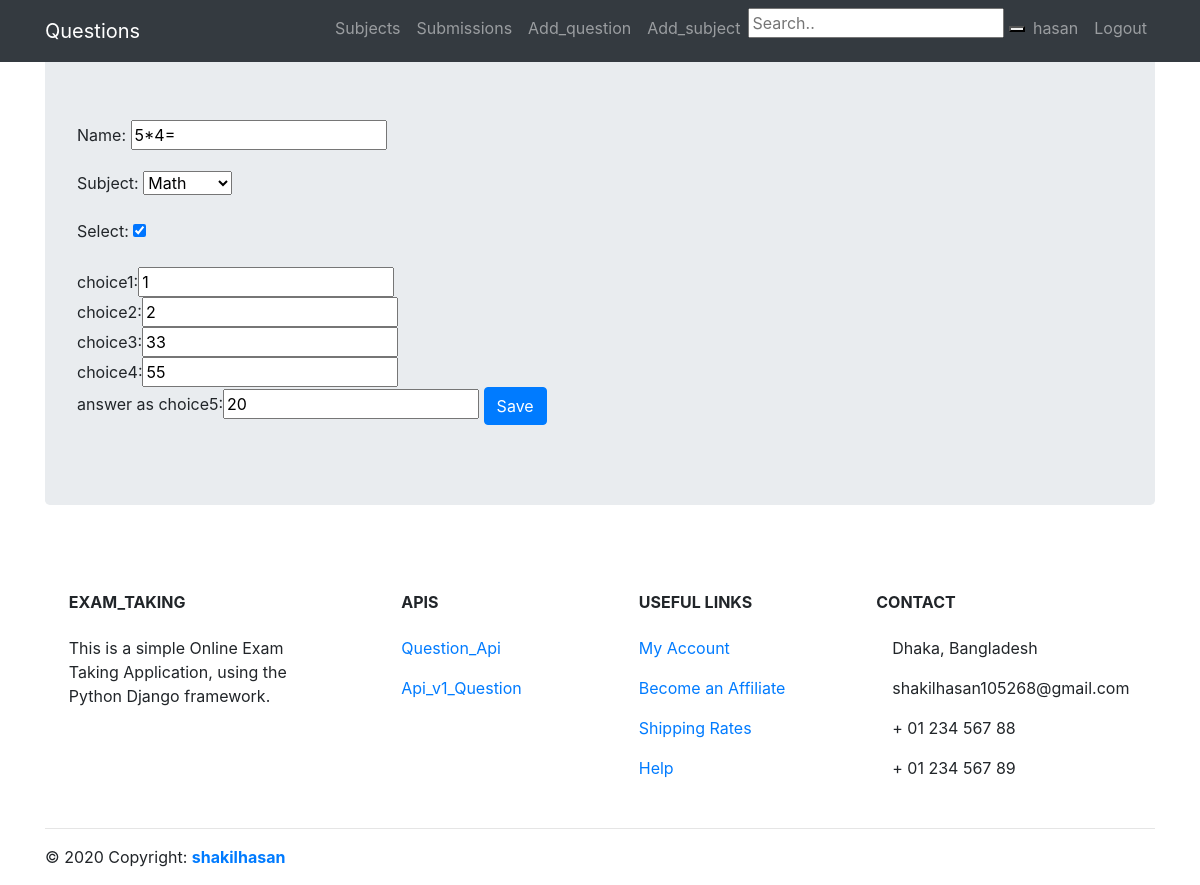
Page /question_edit/8/ (signed in) on the earlier database version.
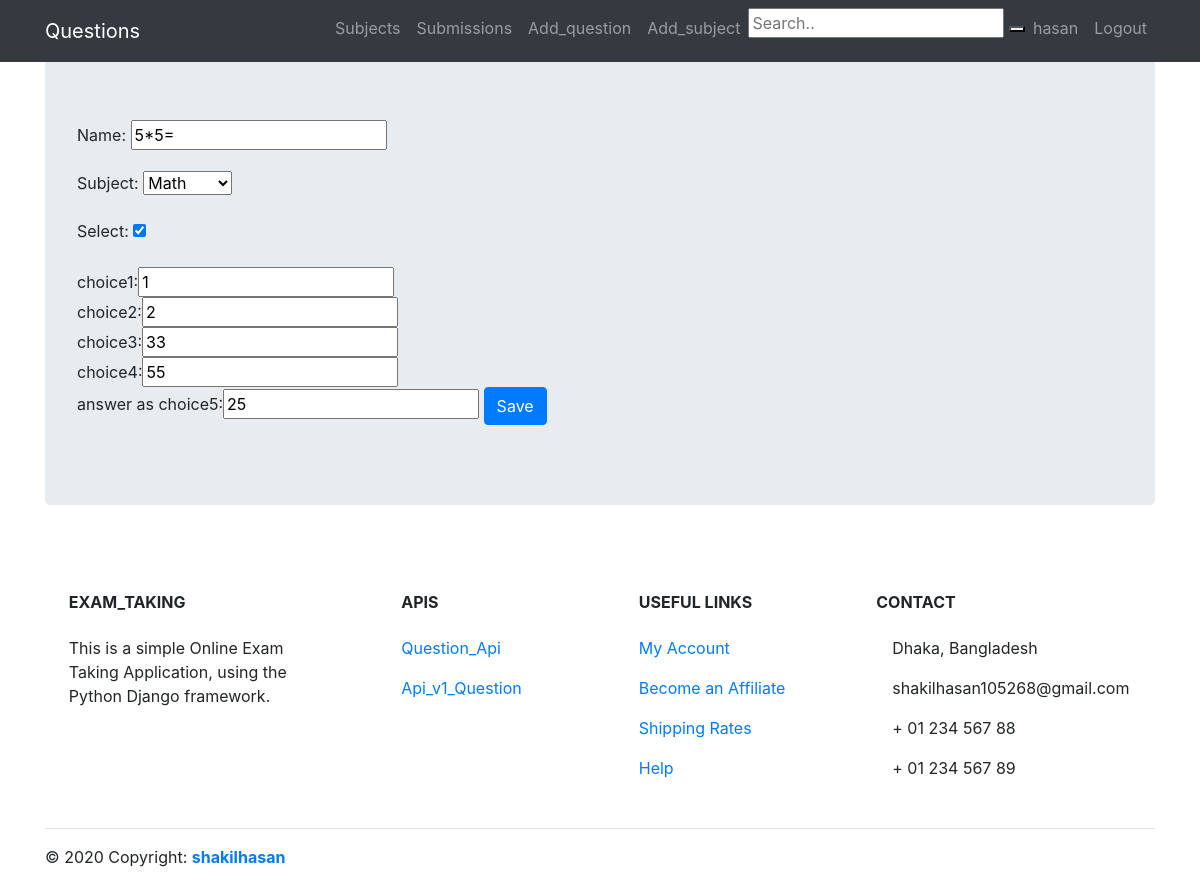
Same page on the later database version.
### exam/models.py (models this page shows, shortened)
class Question(models.Model):
    name = models.CharField(max_length=100, null=True)
    subject = models.ForeignKey(Subject, related_name="subjects", on_delete=models.CASCADE, null=True)
    select = models.BooleanField(default=False)

class Subject(models.Model):
    class Meta:
        verbose_name_plural = "Subjects"
    name = models.CharField(max_length=100)
    def __str__(self):
        return self.name

class Choice(models.Model):
    question = models.ForeignKey(Question, related_name="question", on_delete=models.CASCADE, null=True)
    name = models.CharField(max_length=100, null=True)
    result = models.BooleanField(default=False)

### exam/views.py (the view)
# urls.py: path('question_edit/<int:question_id>/', views.question_edit, name='question_edit'),
@login_required(login_url='/login/')
def question_edit(request,question_id):
    template = loader.get_template('exam/question_edit.html')
    if request.user.is_superuser:
        question = Question.objects.get(id=question_id)
        choices=  Choice.objects.filter(question=question)
        if request.method == 'POST':
            form = QuestionForm(request.POST, request.FILES, instance=question)
            if form.is_valid():
                form.save()
            for choice in choices:
                obj=choice
                obj.name=request.POST.get(str(choice.id))
                obj.save()
            return redirect('question_home')
        else:
            form = QuestionForm(instance=question)
        context = {'form':form, 'choices':choices}
        return HttpResponse(template.render(context, request))

### exam/forms.py
class QuestionForm(forms.ModelForm):
    class Meta:
        model = Question
        fields = ['name','subject','select']

### exam/templates/exam/question_edit.html (shortened to what this page needs)
{% extends 'base.html' %}
{% load static %}
{% block content %}
    <form method="POST" class="form-horizontal" enctype="multipart/form-data" >
        {{ form.as_p }}
        choice1:<input   type="text" name={{ choices.0.id }} value={{ choices.0.name }}><br>
        choice2:<input type="text" name={{ choices.1.id }} value={{ choices.1.name }}><br>
        choice3:<input type="text" name={{ choices.2.id }} value={{ choices.2.name }}><br>
        choice4:<input type="text" name={{ choices.3.id }} value={{ choices.3.name }}><br>
        answer as choice5:<input type="text" name={{ choices.4.id }} value={{ choices.4.name }}>
        <button type="submit" class="btn btn-primary">Save</button>
    </form>
{% endblock %}

Differences in the rows shown:
changed Question: name "5*4=" → "5*5="
changed Choice (number 5 of 5 on the later page): name "20" → "25"
